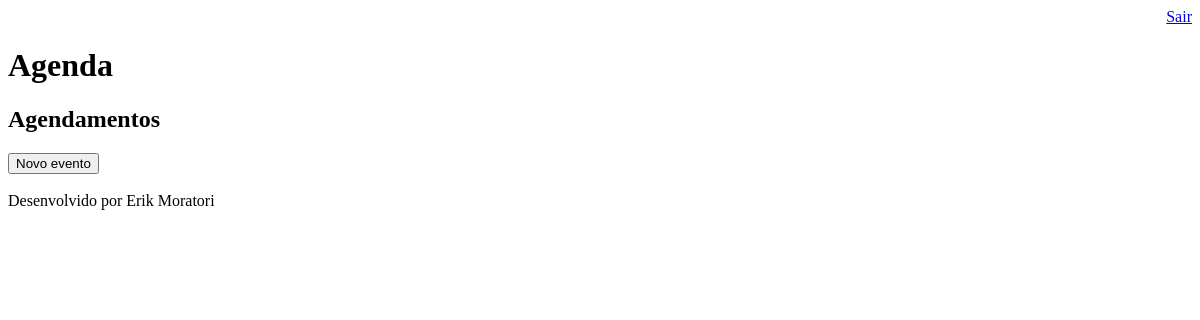
Before: /agenda/ (signed in) with the older database file.
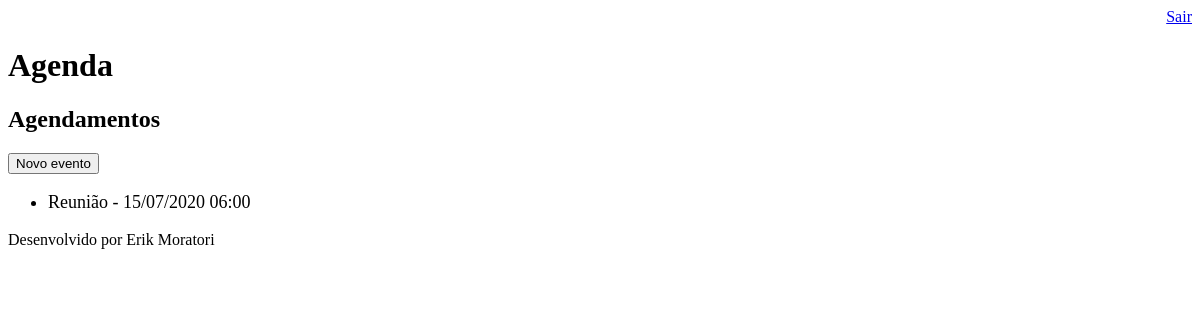
After: the same page with the newer database file.
### core/models.py (models this page shows, shortened)
class  Evento(models.Model):
    titulo = models.CharField(max_length=100)
    descricao = models.TextField(blank=True, null=True)
    data_evento = models.DateTimeField(verbose_name='Data do Evento')
    data_criacao = models.DateTimeField(auto_now=True)
    usuario = models.ForeignKey(User, on_delete=models.CASCADE)
    local = models.TextField(blank=True, null=True)
    class Meta:
        db_table = 'evento'
    def get_data_evento(self):
        return self.data_evento.strftime('%d/%m/%Y %H:%M')

### core/views.py (the view)
# urls.py: path('agenda/', views.lista_eventos),
@login_required(login_url='/login/')
def lista_eventos(request):
    usuario_logado = request.user
    evento = Evento.objects.filter(usuario=usuario_logado)
    dados = {'eventos':evento}
    return render(request, 'agenda.html', dados)

### templates/agenda.html
{% extends "model-page.html" %}
{% block content %}
    <h2>Agendamentos</h2>
    <a href="evento/">
        <button type="submit">Novo evento</button>
    </a>
    <ul style="font-size: 18px">
        {% for evento in eventos %}
            <li>{{ evento.titulo }} - {{ evento.get_data_evento }}</li>
        {% endfor %}
    </ul>
{% endblock %}

Changed rows visible on the page:
added Evento: titulo "Reunião", get_data_evento "15/07/2020 06:00"
